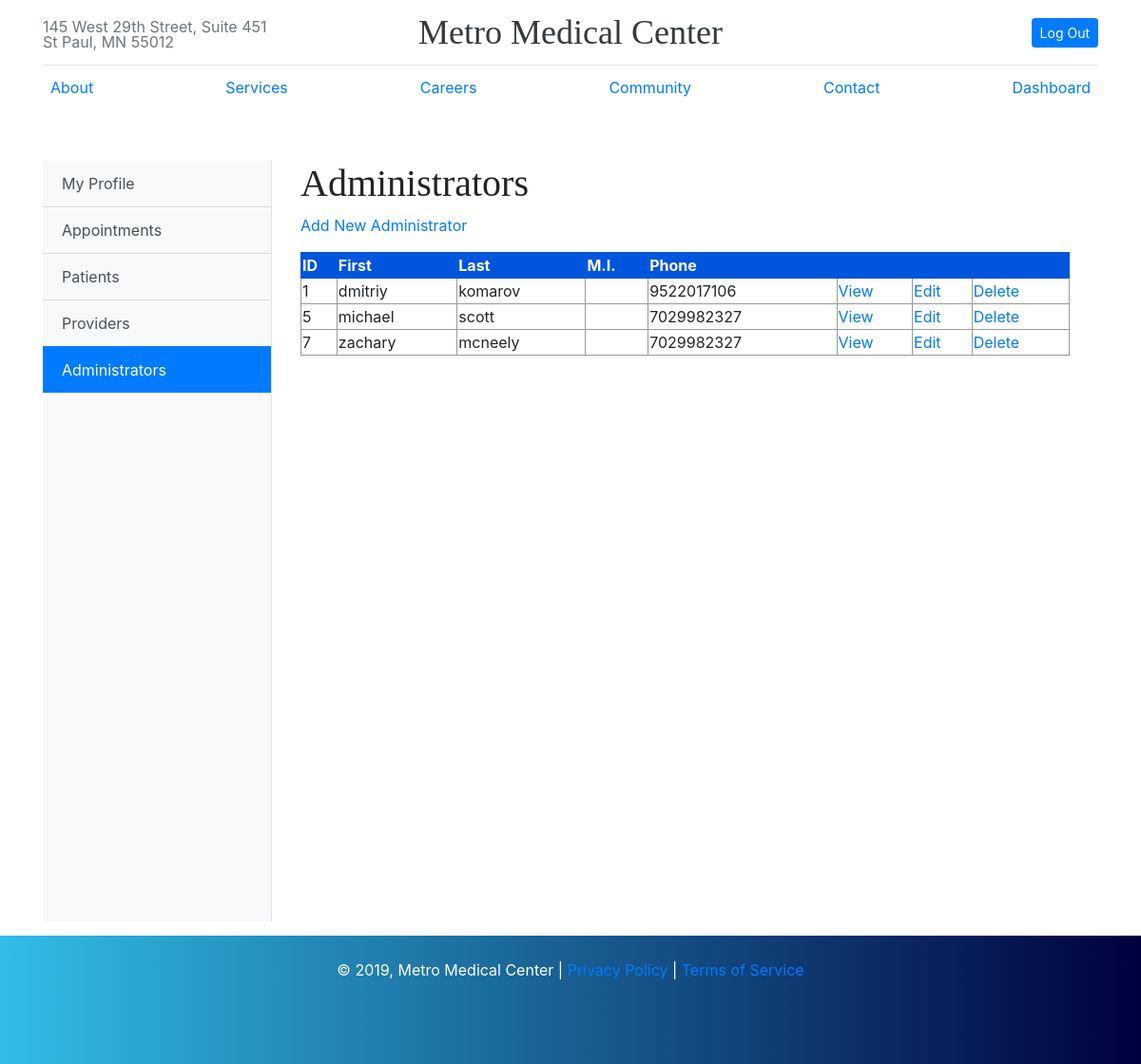
The page /metromed/public/administrator/patients/show_administrators.php (signed in) on the database its author committed.
### tables this page shows
CREATE TABLE user_info (
    user_id int NOT NULL AUTO_INCREMENT ,
    f_name varchar(50) NOT NULL,
    l_name varchar(50) NOT NULL,
    m_name varchar(50),
    address varchar(255) NOT NULL,
    city varchar(50) NOT NULL,
    state varchar(50) NOT NULL,
    zip varchar(50) NOT NULL,
    phone_number bigint NOT NULL,
    dob DATE NOT NULL,
    ins_id int DEFAULT NULL,
    policy_number varchar(50) DEFAULT NULL,
    PRIMARY KEY (user_id),
    FOREIGN KEY (ins_id) REFERENCES insurance(ins_id)
);

### metromed/private/functions.php (called while the page is built, shortened)
<?php
function url_for($script_path) {
  if($script_path[0] != '/') {
    $script_path = "/" . $script_path;
  }
  return WWW_ROOT . $script_path;
}
function u($string="") {
  return urlencode($string);
}
function h($string="") {
  return htmlspecialchars($string);
}
?>

### metromed/private/query_functions.php (called while the page is built, shortened)
<?php
  function find_all_administrators() {
    global $db;
    $sql = "SELECT i.* FROM user_info i INNER JOIN user u ON i.user_id = u.user_id ";
    $sql .= "WHERE u.role='3' ";
    $sql .= "ORDER BY i.user_id ASC";
    $sql .= ";";
    $result = mysqli_query($db, $sql);
    return $result;
  }
?>

### metromed/public/administrator/patients/show_administrators.php (the view, shortened to what this page needs)
<?php
include(SHARED_PATH . '/metromed_header.php');
  $patient_set = find_all_administrators();
?>
<div class="d-flex pt-5" id="wrapper">
  <div class="bg-light border-right" id="sidebar-left">
    <div class="list-group list-group-flush">
      <a href="<?php echo url_for('userprofile/index.php') ?>" class="list-group-item list-group-item-action bg-light">My Profile</a>
      <a href="<?php echo url_for('userprofile/appointment.php') ?>" class="list-group-item list-group-item-action bg-light">Appointments</a>
      <?php
        if ($_SESSION['role'] == "3") {
          echo '<a href="';
          echo url_for('administrator/patients/show_patients.php');
          echo '"';
          echo 'class="list-group-item list-group-item-action bg-light">Patients</a>';
        }
      ?>
      <?php
        if ($_SESSION['role'] == "3") {
          echo '<a href="';
          echo url_for('administrator/patients/show_providers.php');
          echo '"';
          echo 'class="list-group-item list-group-item-action bg-light">Providers</a>';
        }
      ?>
      <?php
        if ($_SESSION['role'] == "3") {
          echo '<a href="';
          echo url_for('administrator/patients/show_administrators.php');
          echo '"';
          echo 'class="list-group-item list-group-item-action active">Administrators</a>';
        }
      ?>
    </div>
  </div>
  <div id="content">
    <div class="subjects listing">
      <h1>Administrators</h1>
      <div class="actions">
        <a class="actions" href="<?php echo url_for('/administrator/patients/new.php'); ?>">Add New Administrator</a>
      </div>
    	<table class="list">
    	  <tr>
          <th>ID</th>
          <th>First</th>
          <th>Last</th>
    	    <th>M.I.</th>
          <th>Phone</th>
    	    <th>&nbsp;</th>
    	    <th>&nbsp;</th>
          <th>&nbsp;</th>
    	  </tr>
        <?php while($patient = mysqli_fetch_assoc($patient_set)) { ?>
          <tr>
            <td><?php echo h($patient['user_id']); ?></td>
            <td><?php echo h($patient['f_name']); ?></td>
            <td><?php echo h($patient['l_name']); ?></td>
      	    <td><?php echo h($patient['m_name']); ?></td>
            <td><?php echo h($patient['phone_number']); ?></td>
            <td><a class="action" href="<?php echo url_for('/administrator/patients/view.php?user_id=' . h(u($patient['user_id']))); ?>">View</a></td>
            <td><a class="action" href="<?php echo url_for('/administrator/patients/edit.php?user_id=' . h(u($patient['user_id']))); ?>">Edit</a></td>
            <td><a class="action" href="<?php echo url_for('/administrator/patients/remove.php?user_id=' . h(u($patient['user_id']))); ?>">Delete</a></td>
      	  </tr>
        <?php } ?>
    	</table>
    </div>
  </div>
</div>
<?php include(SHARED_PATH . '/metromed_footer.php'); ?>

### metromed/public/assets/css/metromed.css (style rules this page uses)
body { min-height: 100vh; position: relative; margin: 0; padding-bottom: 150px; }
h1, h2, h3, h4, h5, h6 { font-family: "Playfair Display", Georgia, "Times New Roman", serif; }
#sidebar-left { min-height: 100vh; margin-left: -15rem; -webkit-transition: margin .25s ease-out; -moz-transition: margin .25s ease-out; -o-transition: margin .25s ease-out; transition: margin .25s ease-out; }
#sidebar-left .list-group { width: 15rem; }
@media (min-width: 768px) { #sidebar-left { margin-left: 0; } }
#content { width: 920px; min-height: 500px; padding: 0 30px; }
.actions { margin-bottom: 1em; }
table { border-collapse: collapse; vertical-align: top; }
table.list { width: 100%; }
table.list tr td { border: 1px solid #999999; }
table.list tr th { border: 1px solid #0055DD; background: #0055DD; color: white; text-align: left; }

### rows shown on the page
user_info: user_id "1", f_name "dmitriy", l_name "komarov", phone_number "9522017106"
user_info: user_id "5", f_name "michael", l_name "scott", phone_number "7029982327"
user_info: user_id "7", f_name "zachary", l_name "mcneely", phone_number "7029982327"

### other values the page prints
Date('Y') "2019"
